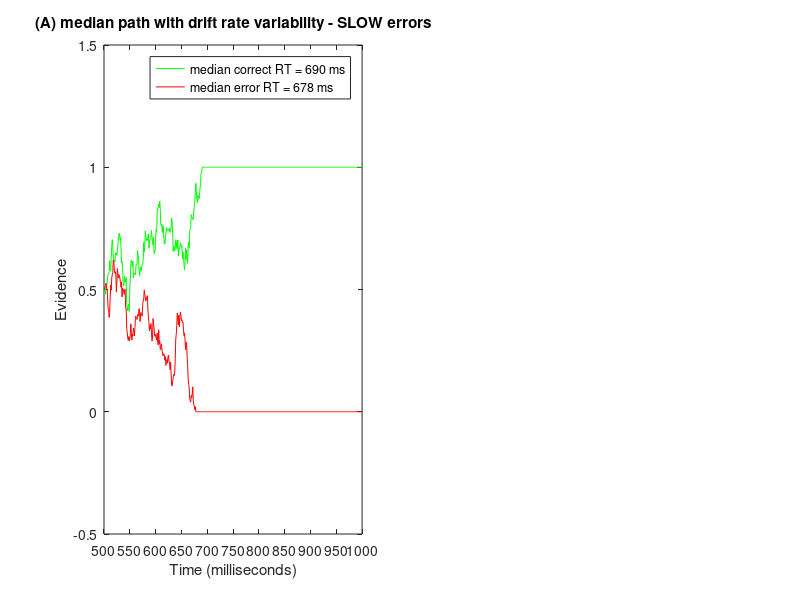

This figure's MATLAB source:
%% Assignment3 Zhibin

% Variation in drift rate mu
clear;clc;

%fix step size
dt = 0.001;
%parameter 
ndt = 0.5; %NON-DECISION TIME
mu = 0.5;  %BY CONVENTION MU MUST BE POSITIVE 
sd = 1;   %THIS IS VARIABILITY WITHIN THE WALK.  KEEP FIXED AT 1. 
nsteps = 2500; %MAX LENGTH OF WALK.  INCREASE TILL WARNING GOES AWAY
ntrials = 500; %NUMBER OF RUNS
criterion = 1; %CORRECT BOUNDARY LOCATION, INCORRECT IS ZERO 
beta = 0.5; % NORMALIZED BIAS
bias = beta*criterion; %ACTUAL BIAS
%set random number seed 
rng(19680104);

% Mu=rand(1,ntrials); % random distribution
% Mu=0.5+0.5*(0.5-Mu); % Set Mu between 0.25 to 0.75
% hist(Mu); % examine the distribution of Mu

% Mu=normrnd(0.5*dt,2*sqrt(dt),[1, ntrials]);% normal distribution
% Mu=0.5+Mu;
% hist(Mu); % examine the distribution of Mu

Mu=linspace(0.1,0.9,ntrials); % uniform distribution
% hist(Mu); % examine the distribution of Mu

% close all;

%OUTPUT VARIABLES
sample = zeros(1,nsteps+1);   %This is a single random draw from normal distribution
path = zeros(ntrials,nsteps+1); %This is all the random walks
rt = zeros(ntrials,1);  %These are the rts across trials 
correct = zeros(ntrials,1); %This is accuracy data. ZERO IS WRONG, ONE IS RIGHT  


for j = 1:ntrials
    goodpath = 0;
    while goodpath == 0 
        draw = normrnd(Mu(j)*dt,sd*sqrt(dt),[1,nsteps]);  %DRAW A WALK
        sample(1) = bias; %START AT BIAS
        sample(2:nsteps+1) = draw; 
        walk = cumsum(sample); %SUM THE WALK.   
        crossbnd = find((walk > criterion) |(walk < 0)); %TEST BOTH BOUNDARIES  
        if ~isempty(crossbnd) %TEST IF IT CROSSED ONE OF THE BOUNDARIES AT LEAST
            goodpath = 1; %WALK IS GOOD, SET TO 1 TO EXIT WHILE LOOP
            path(j,:) = walk; %SAVE THE WALK
        else
            display('Bad Walk') %NOTIFY BAD WALK AND DRAW AGAIN LOWER
        end;
    end;
    rt(j) = crossbnd(1);  %RT IS FIRST CROSSING
    if path(j,rt(j)) > criterion  %TEST IF CORRECT
        path(j,rt(j):end) = criterion; %SET THE REST OF WALK TO BOUNDARY
        correct(j) = 1; %INDICATE CORRECT TRIAL
    else %TRIALIS INCORRECT
        path(j,rt(j):end) = 0; %SET THE REST OF WALK TO ZERO. 
    end; 
    %Add Non-decision time
    rt(j) = rt(j) + ndt/dt;	
end


%compute accuracy
accuracy = mean(correct);  %COMPUTER FRACTION CORRECT

% RT for correct and error response
errorrt = rt(find(correct == 0));  % THIS IS JUST THE INCORRECT TRIALS
correctrt = rt(find(correct == 1)); %THIS IS JUST THE CORRECT TRIALS
% mean RT for correct and error response
correctrtM=median(correctrt);
errorrtM=median(errorrt); % should be slow errors


%plot all the random walks. 
subplot(1,2,1);
pathCorret=path(find(correct == 1),:);
pathError=path(find(correct == 0),:);
C=(correctrt-correctrtM).^2;
E=(errorrt-errorrtM).^2;
Pc=pathCorret(find(C==min(C)),:);
Pe=pathError(find(E==min(E)),:);
plot(Pc(1,:)','g');
hold on;
plot(Pe(1,:)','r');
xlabel('Time (milliseconds)');
ylabel('Evidence');
set(gca,'YLim',[-0.5 criterion+0.5]);
set(gca,'XLim',[0 500]);
xticks(linspace(0,500,11));
xticklabels(linspace(500,1000,11));
correctTXT=['median correct RT = ' num2str(correctrtM) ' ms'];
errorTXT=['median error RT = ' num2str(errorrtM) ' ms'];
legend(correctTXT,errorTXT);
title('(A) median path with drift rate variability - SLOW errors')
%Make a histogram of mean random walks. 





